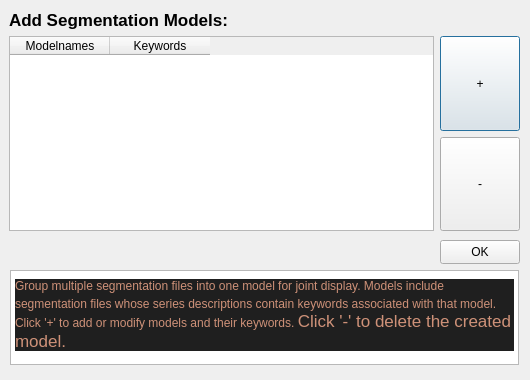
<?xml version="1.0" encoding="UTF-8"?>
<ui version="4.0">
 <class>Dialog</class>
 <widget class="QDialog" name="Dialog">
  <property name="geometry">
   <rect>
    <x>0</x>
    <y>0</y>
    <width>530</width>
    <height>380</height>
   </rect>
  </property>
  <property name="windowTitle">
   <string>Dialog</string>
  </property>
  <widget class="QWidget" name="verticalLayoutWidget">
   <property name="geometry">
    <rect>
     <x>9</x>
     <y>10</y>
     <width>511</width>
     <height>221</height>
    </rect>
   </property>
   <layout class="QVBoxLayout" name="verticalLayout">
    <item>
     <widget class="QLabel" name="label">
      <property name="font">
       <font>
        <pointsize>13</pointsize>
        <weight>75</weight>
        <bold>true</bold>
       </font>
      </property>
      <property name="text">
       <string>Add Segmentation Models:</string>
      </property>
     </widget>
    </item>
    <item>
     <layout class="QHBoxLayout" name="horizontalLayout_14">
      <item>
       <widget class="QTableWidget" name="modelNametableWidget">
        <property name="enabled">
         <bool>true</bool>
        </property>
        <property name="maximumSize">
         <size>
          <width>16777215</width>
          <height>250</height>
         </size>
        </property>
        <column>
         <property name="text">
          <string>Modelnames</string>
         </property>
        </column>
        <column>
         <property name="text">
          <string>Keywords</string>
         </property>
        </column>
       </widget>
      </item>
      <item>
       <layout class="QVBoxLayout" name="verticalLayout_8">
        <item>
         <widget class="QPushButton" name="addRowButton">
          <property name="enabled">
           <bool>true</bool>
          </property>
          <property name="maximumSize">
           <size>
            <width>16777215</width>
            <height>125</height>
           </size>
          </property>
          <property name="text">
           <string>+</string>
          </property>
         </widget>
        </item>
        <item>
         <widget class="QPushButton" name="deleteRowButton">
          <property name="enabled">
           <bool>true</bool>
          </property>
          <property name="maximumSize">
           <size>
            <width>16777215</width>
            <height>125</height>
           </size>
          </property>
          <property name="text">
           <string>-</string>
          </property>
         </widget>
        </item>
       </layout>
      </item>
     </layout>
    </item>
   </layout>
  </widget>
  <widget class="QPushButton" name="okTableButton">
   <property name="geometry">
    <rect>
     <x>440</x>
     <y>240</y>
     <width>80</width>
     <height>24</height>
    </rect>
   </property>
   <property name="text">
    <string>OK</string>
   </property>
  </widget>
  <widget class="QTextBrowser" name="textBrowser">
   <property name="geometry">
    <rect>
     <x>10</x>
     <y>270</y>
     <width>509</width>
     <height>95</height>
    </rect>
   </property>
   <property name="html">
    <string>&lt;!DOCTYPE HTML PUBLIC &quot;-//W3C//DTD HTML 4.0//EN&quot; &quot;http://www.w3.org/TR/REC-html40/strict.dtd&quot;&gt;
&lt;html&gt;&lt;head&gt;&lt;meta name=&quot;qrichtext&quot; content=&quot;1&quot; /&gt;&lt;style type=&quot;text/css&quot;&gt;
p, li { white-space: pre-wrap; }
&lt;/style&gt;&lt;/head&gt;&lt;body style=&quot; font-family:'.AppleSystemUIFont'; font-size:13pt; font-weight:400; font-style:normal;&quot;&gt;
&lt;p style=&quot; margin-top:0px; margin-bottom:0px; margin-left:0px; margin-right:0px; -qt-block-indent:0; text-indent:0px; line-height:18px; background-color:#1f1f1f;&quot;&gt;&lt;span style=&quot; font-family:'Menlo','Monaco','Courier New','monospace'; font-size:12px; color:#ce9178;&quot;&gt;Group multiple segmentation files into one model for joint display. Models include segmentation files whose series descriptions contain keywords associated with that model. Click '+' to add or modify models and their keywords. &lt;/span&gt;&lt;span style=&quot; font-family:'Menlo','Monaco','Courier New','monospace'; color:#ce9178;&quot;&gt;Click '-' to delete the created model.&lt;/span&gt;&lt;/p&gt;&lt;/body&gt;&lt;/html&gt;</string>
   </property>
  </widget>
 </widget>
 <resources/>
 <connections/>
</ui>
